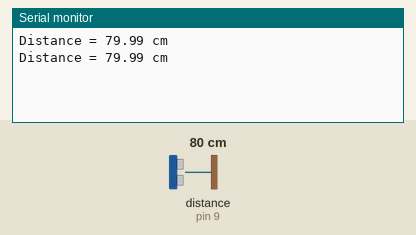
The sketch below on a simulated Arduino Uno, built with avr-gcc and run on an emulated ATmega328P. Parts: the last lines printed to the serial monitor. The test bench sets the inputs (shaded band); at power-on: distance to the obstacle (sensor on pin 9) 80 cm. The echo pulse lasts 58.3 µs per cm.

Above: at 1.9 s.
2.0 s: distance to the obstacle (sensor on pin 9) set to 4 cm
At 3.2 s:
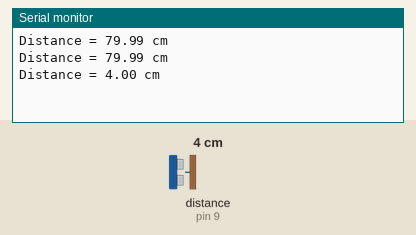
3.5 s: distance to the obstacle (sensor on pin 9) set to 2 cm
At 5.1 s:
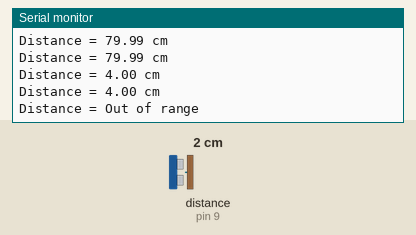

Measured:
- the behaviour switches between 3 and 2 cm on distance to the obstacle (sensor on pin 9) (found by bisection; images 1 and 2)
- after the input at 2.0 s, the serial monitor: prints a new line after 0.36 s (image 1)
- after the input at 3.5 s, the serial monitor: prints a new line after 1.1 s (image 2)

The sketch:

newPing.ino
```cpp
/*
  HC-SR04 NewPing Duration Demonstration
  HC-SR04-NewPing-Duration.ino
  Demonstrates using Duration function of NewPing Library for HC-SR04 Ultrasonic Range Finder
  Displays results on Serial Monitor

  DroneBot Workshop 2017
  http://dronebotworkshop.com
*/

// This uses Serial Monitor to display Range Finder distance readings

// Include NewPing Library
#include "NewPing.h"

// Hook up HC-SR04 with Trig to Arduino Pin 10, Echo to Arduino pin 13
// Maximum Distance is 400 cm

#define TRIGGER_PIN 10
#define ECHO_PIN 9
#define MAX_DISTANCE 400

NewPing sonar(TRIGGER_PIN, ECHO_PIN, MAX_DISTANCE);

float duration, distance;

int iterations = 5;

void setup() {
  Serial.begin(9600);
}

void loop() {

  duration = sonar.ping_median(iterations);

  // Determine distance from duration
  // Use 343 metres per second as speed of sound

  distance = (duration / 2) * 0.0343;

  // Send results to Serial Monitor
  Serial.print("Distance = ");
  if (distance >= 400 || distance <= 2) {
    Serial.println("Out of range");
  } else {
    Serial.print(distance);
    Serial.println(" cm");
    delay(500);
  }
  delay(500);
}
```
